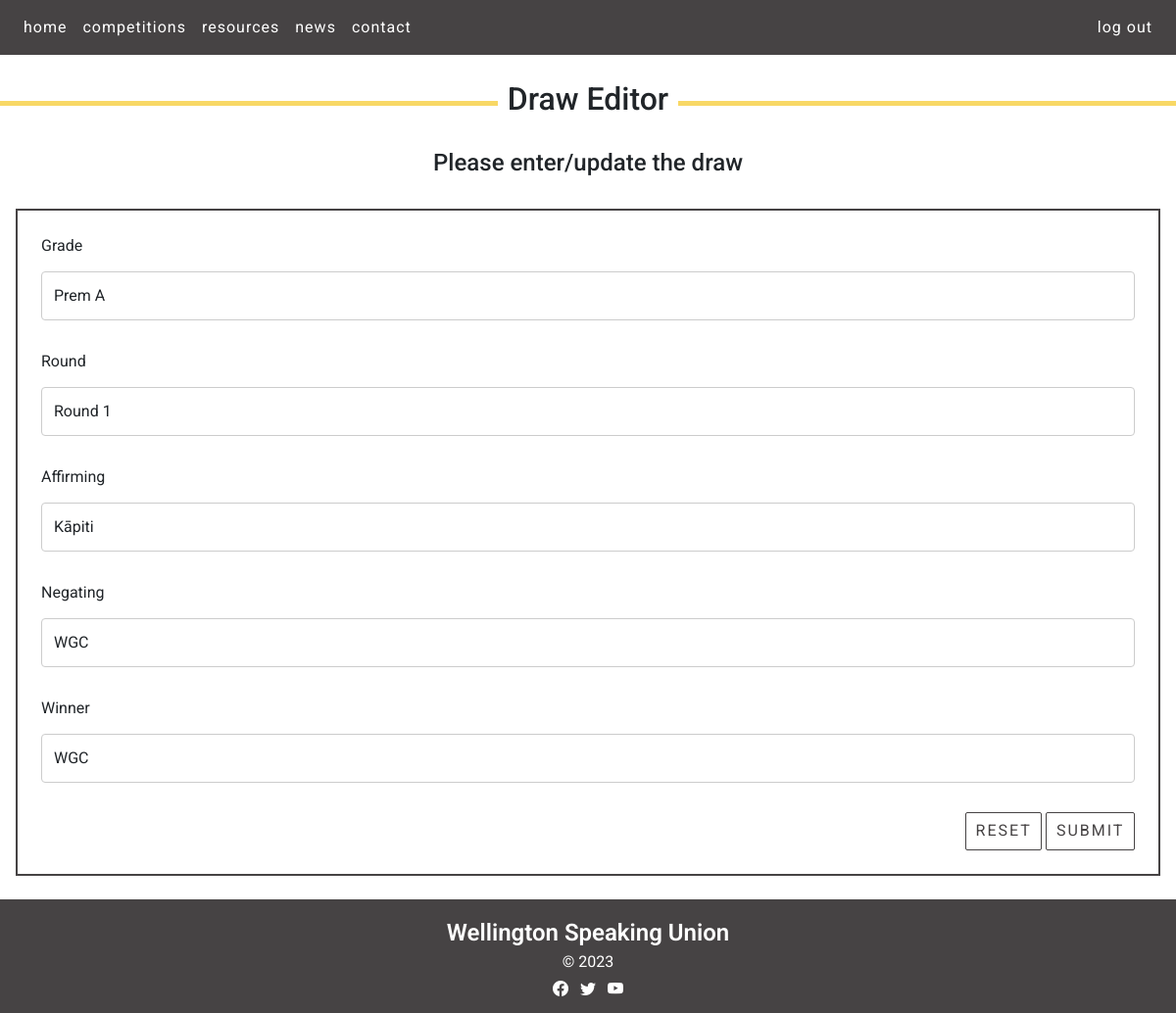
The page /draw_cud?id=2&task=update&grade=Prem+A (signed in) on the database its author committed.
### tables this page shows
CREATE TABLE draw(
    draw_id integer primary key autoincrement not null,
    grade text not null,
    round integer not null,
    affirming text not null,
    negating text not null,
    winner text
);

### server.py (the view, shortened to what this page needs)
@app.route ('/draw_cud', methods=["GET", "POST"])
def draw_cud():
    data = request.args
    required_keys = ['id', 'task']
    for k in required_keys:
        if k not in data.keys():
            message = "Do not know what to do with read update on news (key not present)"
            return render_template('error.html', message=message)
    if request.method == "GET":
        if data['task'] == 'delete':
            if 'grade' not in data.keys():
                return render_template("error.html", message="No grade give when deleting")
            sql = "delete from draw where draw_id = ?"
            values_tuple = (data['id'],)
            result = run_commit_query(sql, values_tuple, db_path)
            return redirect(url_for('draw', grade=data['grade']))
        elif data['task'] == "update":
            sql = """select grade, round, affirming, negating, winner from draw where draw_id=?"""
            values_tuple = (data['id'],)
            result = run_search_query_tuples(sql, values_tuple, db_path, True)
            result=result[0]
            return render_template("draw_cud.html",
                                   **result,
                                   id=data['id'],
                                   task=data['task'])
        elif data['task'] == 'add':
            temp = {'grade': 'Prem A', 'round': 'Round 1', 'affirming': 'affirming team', 'negating': 'negating team', 'winner': 'winning team'}
            return render_template("draw_cud.html",
                                    id=0,
                                    task=data['task'],
                                    **temp)
        else:
            message = "Unrecognised task coming from news page"
            return render_template('error.html', message=message)

### db_functions.py (called while the page is built)
def run_search_query_tuples(sql_query, values_tuple, file_path, rowfactory=False):
    result = None
    try:
        db = sqlite3.connect(file_path)
        if rowfactory:
            db.row_factory = sqlite3.Row
        cursor = db.cursor()
        cursor.execute(sql_query, values_tuple)
        result = cursor.fetchall()
        cursor.close()
    except sqlite3.Error as error:
        print("Error running search query tuples: {}".format(error))
        return None
    db.close()
    if result is None:
        print("No search values were found")
    return result

### templates/draw_cud.html (shortened to what this page needs)
{% extends "layout.html" %}
{% block content %}
    <div class="container-m">
        <h2 class="form-header"> <span> Draw Editor </span> </h2>
    <br>
        <h4 class="form-subheading"> Please enter/update the draw </h4>
    </div>
  <div class="form-container p-4 my-4">
    <form action="{{url_for('draw_cud', id=id, task=task)}}" method="POST">
      <div>
        <label for="grade" class="form-label">Grade</label>
        <input type="text" class="form-control" id="grade" name="grade" placeholder="" value="{{grade}}" required>
      </div>
      <div>
        <label for="round" class="form-label">Round</label>
        <input type="text" class="form-control" id="round" name="round" placeholder="" value="{{round}}" required>
      </div>
      <div>
        <label for="affirming" class="form-label">Affirming</label>
        <input type="text" class="form-control" id="affirming" name="affirming" placeholder="" value="{{affirming}}" required>
      </div>
      <div>
        <label for="negating" class="form-label">Negating</label>
        <input type="text" class="form-control" id="negating" name="negating" placeholder="" value="{{negating}}" required>
      </div>
      <div>
        <label for="winner" class="form-label">Winner</label>
        <input type="text" class="form-control" id="winner" name="winner" placeholder="" value="{{winner}}" required>
      </div>
      <div class="text-end">
        <button type="reset" class="btn btn-primary recent-news-button">Reset</button>
        <button type="submit" class="btn btn-primary recent-news-button">Submit</button>
      </div>
    </form>
  </div>
{% endblock %}

### static/styles.css (style rules this page uses)
:root { --brand-black: rgb(27,27,28); --brand-dark-gray: rgb(70,67,68); --brand-light-gray: rgb(104,102,103); --brand-yellow: rgb(248,216,101); --brand-white: rgb(255,255,255); }
.btn-primary, .btn-primary:hover { --bs-btn-color: var(--brand-dark-gray); --bs-btn-bg:var(--brand-white); --bs-btn-border-color:var(--brand-dark-gray); --bs-btn-border-radius: 2px; --bs-btn-active-color:var(--brand-dark-gray); --bs-btn-active-bg: var(--brand-yellow); --bs-btn-active-border-color: var(--brand-dark-gray); --bs-btn-active-shadow: inset 0 3px 5px rgba(0, 0, 0, 0); --bs-btn-disabled-color: var(--brand-dark-gray); --bs-btn-disabled-bg: var(--brand-white); --bs-btn-disabled-border-color:var(--brand-dark-gray); transition: none !important; position: relative; text-align:center; display: inline-block; padding: 0.4em 0.6em; }
.btn, .btn-circle { color: var(--brand-dark-gray); text-align: center; margin:auto; letter-spacing: 2px; vertical-align: middle; user-select: none; text-transform: uppercase; }
body { font-family: 'Roboto', serif; font-size: 100%; background-color: var(--brand-white); margin: 0; }
.container-m { background-color: rgb(255,255,255); overflow:auto; margin-bottom: 1.5em; margin-top: 1.5em; margin-left: 0; margin-right: 0; }
.form-header { text-align:center; width: 100%; border-bottom: 5px solid var(--brand-yellow); line-height: 0.1em; margin: 20px 0 20px; }
.form-subheading { text-align:center; }
h2 span { background:#fff; padding:0 10px; }
.form-container { border: 2px solid var(--brand-dark-gray); margin-bottom: 1.5em; margin-top: 1.5em; margin-left: 1em; margin-right: 1em; }
input[type=text], select, textarea { width: 100%; padding: 12px; border: 1px solid #ccc; border-radius: 4px; box-sizing: border-box; margin-top: 6px; margin-bottom: 30px; resize: vertical }
label, input[type='text'], input[type='email'], textarea { font-size:1em !important; }

### rows shown on the page
draw: grade "Prem A", round "Round 1", affirming "Kāpiti", negating "WGC", winner "WGC"
